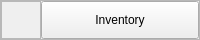
               <widget class="QFrame" name="frame_6">
                <property name="minimumSize">
                 <size>
                  <width>0</width>
                  <height>40</height>
                 </size>
                </property>
                <property name="maximumSize">
                 <size>
                  <width>16777215</width>
                  <height>40</height>
                 </size>
                </property>
                <property name="frameShape">
                 <enum>QFrame::StyledPanel</enum>
                </property>
                <property name="frameShadow">
                 <enum>QFrame::Raised</enum>
                </property>
                <layout class="QHBoxLayout" name="horizontalLayout_4">
                 <property name="spacing">
                  <number>0</number>
                 </property>
                 <property name="leftMargin">
                  <number>0</number>
                 </property>
                 <property name="topMargin">
                  <number>0</number>
                 </property>
                 <property name="rightMargin">
                  <number>0</number>
                 </property>
                 <property name="bottomMargin">
                  <number>0</number>
                 </property>
                 <item alignment="Qt::AlignLeft">
                  <widget class="QFrame" name="frame_19">
                   <property name="frameShape">
                    <enum>QFrame::StyledPanel</enum>
                   </property>
                   <property name="frameShadow">
                    <enum>QFrame::Raised</enum>
                   </property>
                   <layout class="QHBoxLayout" name="horizontalLayout_17">
                    <item>
                     <widget class="QLabel" name="inventory_logo">
                      <property name="minimumSize">
                       <size>
                        <width>20</width>
                        <height>20</height>
                       </size>
                      </property>
                      <property name="maximumSize">
                       <size>
                        <width>20</width>
                        <height>20</height>
                       </size>
                      </property>
                      <property name="text">
                       <string/>
                      </property>
                      <property name="pixmap">
                       <pixmap>../../../resources/icons/inventory.png</pixmap>
                      </property>
                      <property name="scaledContents">
                       <bool>true</bool>
                      </property>
                     </widget>
                    </item>
                   </layout>
                  </widget>
                 </item>
                 <item>
                  <widget class="QPushButton" name="inventory_pushButton">
                   <property name="sizePolicy">
                    <sizepolicy hsizetype="Expanding" vsizetype="Expanding">
                     <horstretch>0</horstretch>
                     <verstretch>0</verstretch>
                    </sizepolicy>
                   </property>
                   <property name="cursor">
                    <cursorShape>PointingHandCursor</cursorShape>
                   </property>
                   <property name="text">
                    <string>Inventory</string>
                   </property>
                  </widget>
                 </item>
                </layout>
               </widget>
